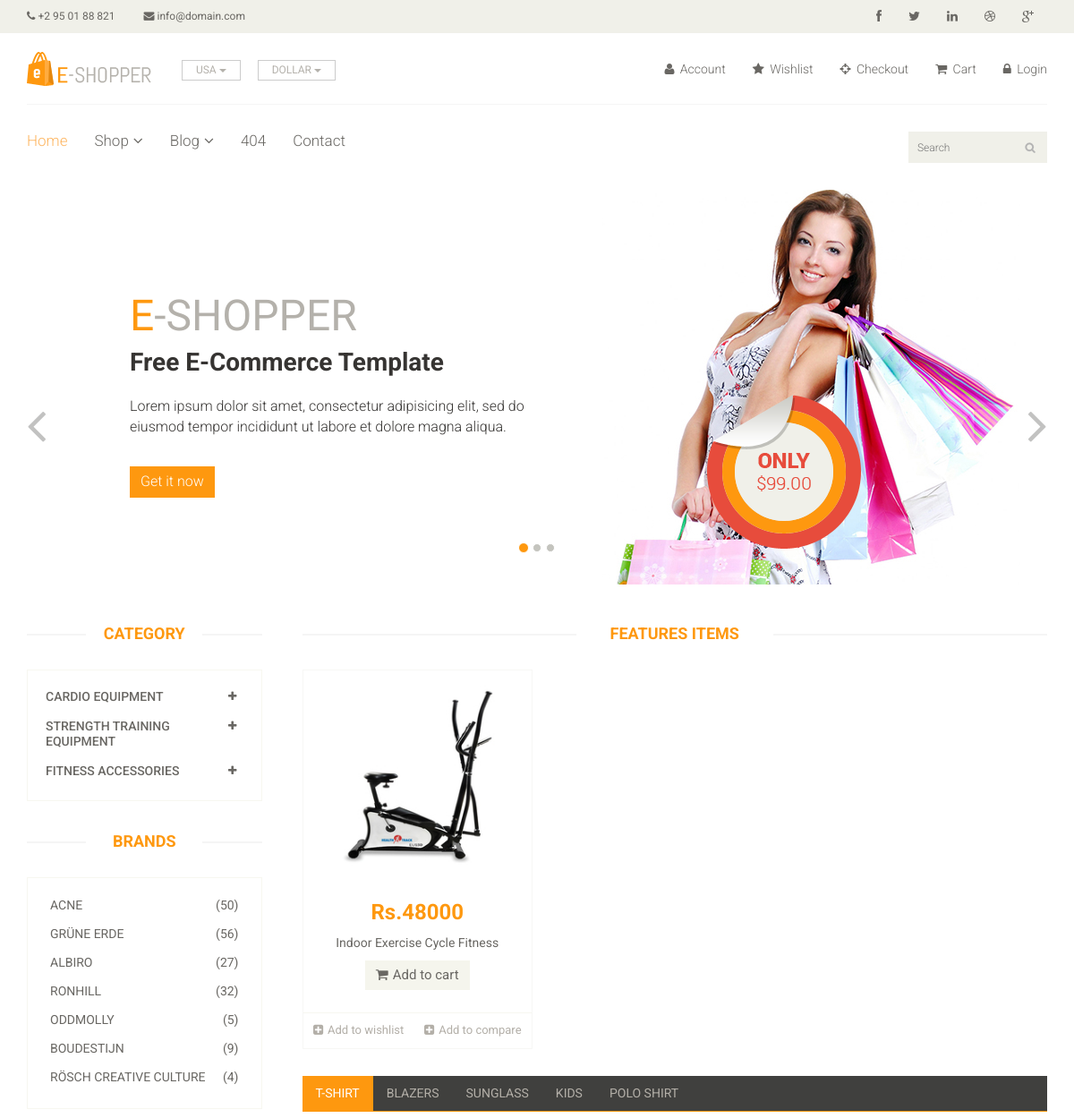
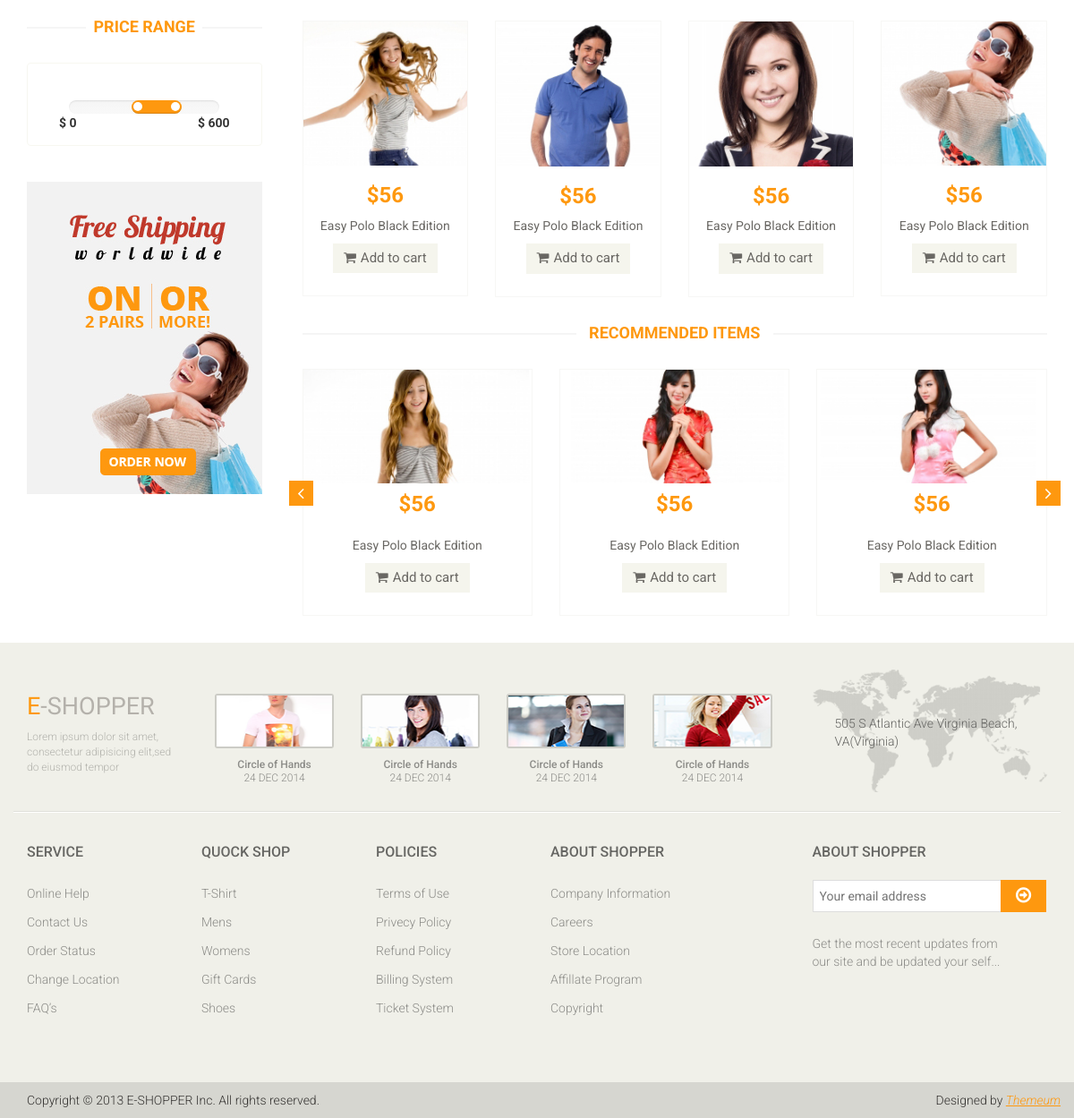
The app's page /?category=2 with its own data (2 pictures, top to bottom).
### app/models.py (models this page shows, shortened)
class Category(models.Model):
    name = models.CharField(max_length=150)

class Product(models.Model):
    category = models.ForeignKey(Category, on_delete=models.CASCADE, null=False, default='')
    sub_category = models.ForeignKey(Sub_Category, on_delete=models.CASCADE, null=False, default='')
    image = models.ImageField(upload_to='ecommerce/pimg')
    name = models.CharField(max_length=150)
    price = models.IntegerField()
    date = models.DateField(auto_now_add=True)

### E_Shop/views.py (the view)
# urls.py: path('', views.Index, name='index'),
def Index(request):
    category=Category.objects.all()
    categoryID = request.GET.get('category')
    if categoryID:
        product = Product.objects.filter(sub_category = categoryID).order_by('-id')
    else:
        product = Product.objects.all()
    context = {
        'category': category,
        'product': product,
    }
    return render(request, 'index.html',context)

### templates/index.html (shortened to what this page needs)
{% extends 'master.html' %}
{% block body %}
{% load static%}
<section id="slider">
    <div class="container">
        <div class="row">
            <div class="col-sm-12">
                <div id="slider-carousel" class="carousel slide" data-ride="carousel">
                    <ol class="carousel-indicators">
                        <li data-target="#slider-carousel" data-slide-to="0" class="active"></li>
                        <li data-target="#slider-carousel" data-slide-to="1"></li>
                        <li data-target="#slider-carousel" data-slide-to="2"></li>
                    </ol>
                    <div class="carousel-inner">
                        <div class="item active">
                            <div class="col-sm-6">
                                <h1><span>E</span>-SHOPPER</h1>
                                <h2>Free E-Commerce Template</h2>
                                <p>Lorem ipsum dolor sit amet, consectetur adipisicing elit, sed do eiusmod tempor incididunt ut labore et dolore magna aliqua. </p>
                                <button type="button" class="btn btn-default get">Get it now</button>
                            </div>
                            <div class="col-sm-6">
                                <img src="{% static 'images/home/girl1.jpg' %}" class="girl img-responsive" alt="" />
                                <img src="{% static 'images/home/pricing.png' %}" class="pricing" alt="" />
                            </div>
                        </div>
                    </div>
                    <a href="#slider-carousel" class="left control-carousel hidden-xs" data-slide="prev">
                        <i class="fa fa-angle-left"></i>
                    </a>
                    <a href="#slider-carousel" class="right control-carousel hidden-xs" data-slide="next">
                        <i class="fa fa-angle-right"></i>
                    </a>
                </div>
            </div>
        </div>
    </div>
</section>
<section>
    <div class="container">
        <div class="row">
            <div class="col-sm-3">
                <div class="left-sidebar">
                    <h2>Category</h2>
                    <div class="panel-group category-products" id="accordian">
                        {% for cat in category %}
                        <div class="panel panel-default">
                            <div class="panel-heading">
                                <h4 class="panel-title">
                                    <a data-toggle="collapse" data-parent="#accordian" href="#{{cat.id}}">
                                        <span class="badge pull-right"><i class="fa fa-plus"></i></span>
                                        {{ cat.name }}
                                    </a>
                                </h4>
                            </div>
                        </div>
                        {% endfor %}
                    </div>
                    <div class="brands_products">
                        <h2>Brands</h2>
                        <div class="brands-name">
                            <ul class="nav nav-pills nav-stacked">
                                <li><a href="#"> <span class="pull-right">(50)</span>Acne</a></li>
                                <li><a href="#"> <span class="pull-right">(56)</span>Grüne Erde</a></li>
                                <li><a href="#"> <span class="pull-right">(27)</span>Albiro</a></li>
                                <li><a href="#"> <span class="pull-right">(32)</span>Ronhill</a></li>
                                <li><a href="#"> <span class="pull-right">(5)</span>Oddmolly</a></li>
                                <li><a href="#"> <span class="pull-right">(9)</span>Boudestijn</a></li>
                                <li><a href="#"> <span class="pull-right">(4)</span>Rösch creative culture</a></li>
                            </ul>
                        </div>
                    </div>
                    <div class="price-range">
                        <h2>Price Range</h2>
                        <div class="well text-center">
                             <input type="text" class="span2" value="" data-slider-min="0" data-slider-max="600" data-slider-step="5" data-slider-value="[250,450]" id="sl2" ><br />
                             <b class="pull-left">$ 0</b> <b class="pull-right">$ 600</b>
                        </div>
                    </div>
                    <div class="shipping text-center">
                        <img src="images/home/shipping.jpg" alt="" />
                    </div>
                </div>
            </div>
            <div class="col-sm-9 padding-right">
                <div class="features_items">
                    <h2 class="title text-center">Features Items</h2>
                    {% for prod in product %}
                    <div class="col-sm-4">
                        <div class="product-image-wrapper">
                            <div class="single-products">
                                    <div class="productinfo text-center">
                                        <img src="{{prod.image}}" alt="" />
                                        <h2>Rs.{{prod.price}}</h2>
                                        <p>{{prod.name}}</p>
                                        <a href="#" class="btn btn-default add-to-cart"><i class="fa fa-shopping-cart"></i>Add to cart</a>
                                    </div>
                                    <div class="product-overlay">
                                        <div class="overlay-content">
                                        </div>
                                    </div>
                            </div>
                            <div class="choose">
                                <ul class="nav nav-pills nav-justified">
                                    <li><a href="#"><i class="fa fa-plus-square"></i>Add to wishlist</a></li>
                                    <li><a href="#"><i class="fa fa-plus-square"></i>Add to compare</a></li>
                                </ul>
                            </div>
                        </div>
                    </div>
                    {% endfor %}
                </div>
                <div class="category-tab">
                    <div class="col-sm-12">
                        <ul class="nav nav-tabs">
                            <li class="active"><a href="#tshirt" data-toggle="tab">T-Shirt</a></li>
                            <li><a href="#blazers" data-toggle="tab">Blazers</a></li>
                            <li><a href="#sunglass" data-toggle="tab">Sunglass</a></li>
                            <li><a href="#kids" data-toggle="tab">Kids</a></li>
                            <li><a href="#poloshirt" data-toggle="tab">Polo shirt</a></li>
                        </ul>
                    </div>
                    <div class="tab-content">
                        <div class="tab-pane fade active in" id="tshirt" >
                            <div class="col-sm-3">
                                <div class="product-image-wrapper">
                                    <div class="single-products">
                                        <div class="productinfo text-center">
                                            <img src="images/home/gallery1.jpg" alt="" />
                                            <h2>$56</h2>
                                            <p>Easy Polo Black Edition</p>
                                            <a href="#" class="btn btn-default add-to-cart"><i class="fa fa-shopping-cart"></i>Add to cart</a>
                                        </div>
                                    </div>
                                </div>
                            </div>
                            <div class="col-sm-3">
                                <div class="product-image-wrapper">
                                    <div class="single-products">
                                        <div class="productinfo text-center">
                                            <img src="images/home/gallery2.jpg" alt="" />
                                            <h2>$56</h2>
                                            <p>Easy Polo Black Edition</p>
                                            <a href="#" class="btn btn-default add-to-cart"><i class="fa fa-shopping-cart"></i>Add to cart</a>
                                        </div>
                                    </div>
                                </div>
                            </div>
                            <div class="col-sm-3">
                                <div class="product-image-wrapper">
                                    <div class="single-products">
                                        <div class="productinfo text-center">
                                            <img src="images/home/gallery3.jpg" alt="" />
                                            <h2>$56</h2>
                                            <p>Easy Polo Black Edition</p>
                                            <a href="#" class="btn btn-default add-to-cart"><i class="fa fa-shopping-cart"></i>Add to cart</a>
                                        </div>
                                    </div>
                                </div>
                            </div>
                            <div class="col-sm-3">
                                <div class="product-image-wrapper">
                                    <div class="single-products">
                                        <div class="productinfo text-center">
                                            <img src="images/home/gallery4.jpg" alt="" />
                                            <h2>$56</h2>
                                            <p>Easy Polo Black Edition</p>
                                            <a href="#" class="btn btn-default add-to-cart"><i class="fa fa-shopping-cart"></i>Add to cart</a>
                                        </div>
                                    </div>
                                </div>
                            </div>
                        </div>
                    </div>
                </div>
                <div class="recommended_items">
                    <h2 class="title text-center">recommended items</h2>
                    <div id="recommended-item-carousel" class="carousel slide" data-ride="carousel">
                        <div class="carousel-inner">
                            <div class="item active">
                                <div class="col-sm-4">
                                    <div class="product-image-wrapper">
                                        <div class="single-products">
                                            <div class="productinfo text-center">
                                                <img src="images/home/recommend1.jpg" alt="" />
                                                <h2>$56</h2>
                                                <p>Easy Polo Black Edition</p>
                                                <a href="#" class="btn btn-default add-to-cart"><i class="fa fa-shopping-cart"></i>Add to cart</a>
                                            </div>
                                        </div>
                                    </div>
                                </div>
                                <div class="col-sm-4">
                                    <div class="product-image-wrapper">
                                        <div class="single-products">
                                            <div class="productinfo text-center">
                                                <img src="images/home/recommend2.jpg" alt="" />
                                                <h2>$56</h2>
                                                <p>Easy Polo Black Edition</p>
                                                <a href="#" class="btn btn-default add-to-cart"><i class="fa fa-shopping-cart"></i>Add to cart</a>
                                            </div>
                                        </div>
                                    </div>
                                </div>
                                <div class="col-sm-4">
                                    <div class="product-image-wrapper">
                                        <div class="single-products">
                                            <div class="productinfo text-center">
                                                <img src="images/home/recommend3.jpg" alt="" />
                                                <h2>$56</h2>
                                                <p>Easy Polo Black Edition</p>
                                                <a href="#" class="btn btn-default add-to-cart"><i class="fa fa-shopping-cart"></i>Add to cart</a>
                                            </div>
                                        </div>
                                    </div>
                                </div>
                            </div>
                        </div>
                         <a class="left recommended-item-control" href="#recommended-item-carousel" data-slide="prev">
                            <i class="fa fa-angle-left"></i>
                          </a>
                          <a class="right recommended-item-control" href="#recommended-item-carousel" data-slide="next">
                            <i class="fa fa-angle-right"></i>
                          </a>
                    </div>
                </div>
            </div>
        </div>
    </div>
</section>
{% endblock %}

### records on screen
Category: name "CARDIO EQUIPMENT"
Category: name "STRENGTH TRAINING EQUIPMENT"
Category: name "FITNESS ACCESSORIES"
Product: image (picture), price "48000", name "Indoor Exercise Cycle Fitness"
